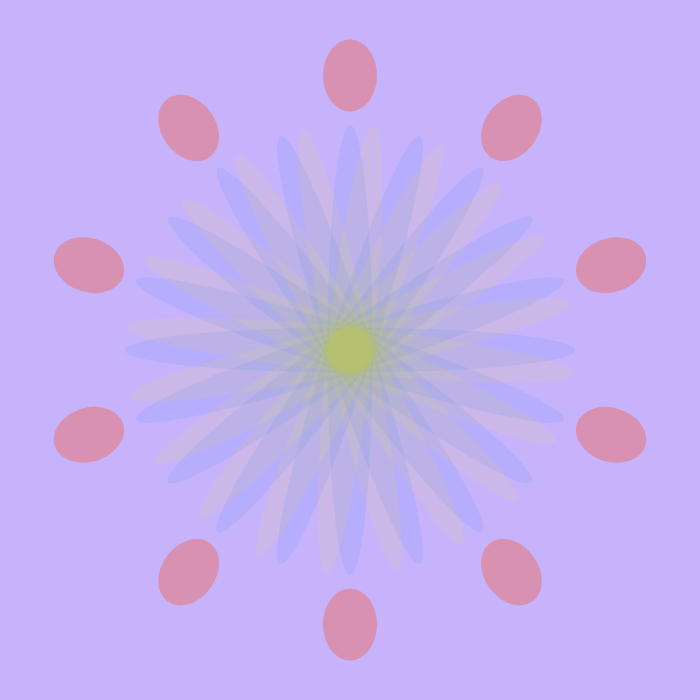
Frame 1 (no input)
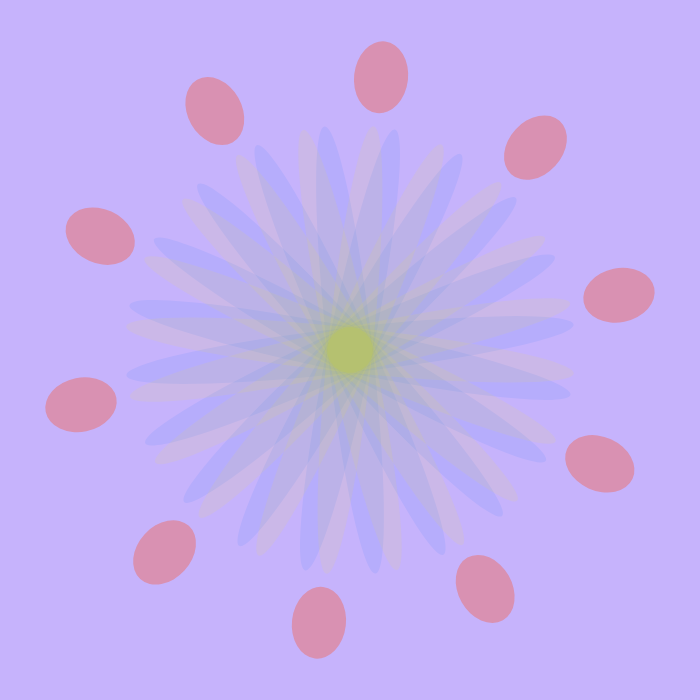
Frame 60 (no input)
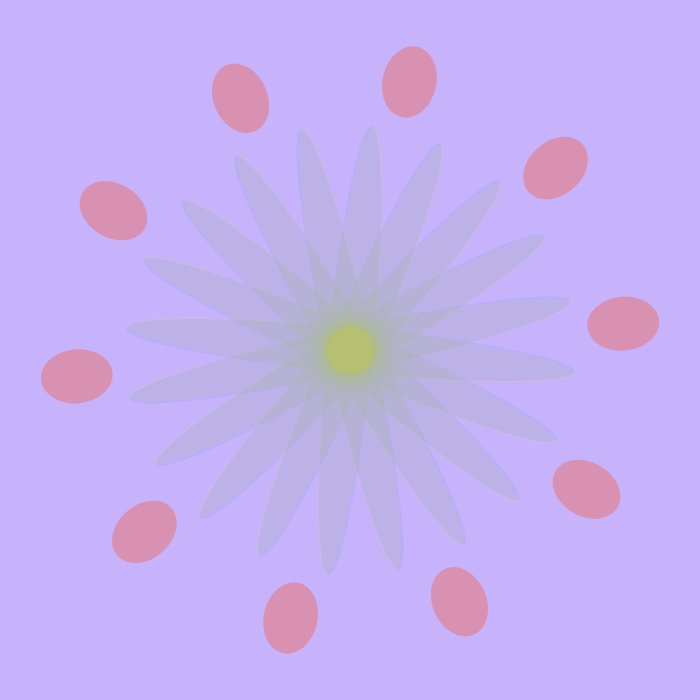
Frame 120 (the mouse pressed at the canvas centre since frame 60)

The p5.js sketch that drew these frames (run headless with seeded random() and noise() and a simulated clock; from frame 60 on, the mouse is pressed at the canvas centre):

// p5.js sketch
// ── sketch.js
let mid = {};
let colors = {};
function setup() {
  //960,720;
  createCanvas(700, 700);
  mid = {
    x: width / 2,
    y: height / 2
  };
  //noLoop();
  setupSeed();
  colors.macaroniAndCheese = color("#FFAF87");
  colors.salmon = color("#FF8E72");
  colors.pastelRed = color("#ED6A5E");
  colors.eucalyptus = color("#4CE0B3");
  colors.myrtleGreen = color("#377771");
  shadowPosition = { x: 0, y: 0 };
}
var rotation = 0;
var shadowPosition = {};
function draw() {
  const bg = color("#C6B3FC");
  background(bg);
  let c = {};

  noStroke();
  //push();
  // blendMode(BURN);
  // shadowPosition.x = shadowPosition.x + 1;
  // translate(shadowPosition.x, shadowPosition.y);
  // rotate(radians(45));
  // c = color("#232528");

  // fill(c);
  // rect(0, 0, 900, 100);
  // pop();

  translate(mid.x, mid.y);
  scale(0.9);

  push();
  rotate(radians(-1 * rotation));
  c = color(colors.pastelRed);
  c.setAlpha(120);
  fill(c);
  for (var i = 0; i < 10; i++) {
    ellipse(0, 305, 60, 80);
    rotate(PI / 5);
  }
  pop();

  push();
  blendMode(MULTIPLY);
  rotate(radians(rotation));
  c = color("#009FFD");
  c.setAlpha(20);
  fill(c);
  for (var i = 0; i < 10; i++) {
    ellipse(0, 0, 500, 50);
    rotate(PI / 10);
  }
  pop();

  push();
  c = color(color("#FFEE00"));
  //c = color("#fff");
  c.setAlpha(20);
  fill(c);
  rotate(PI * 0.0333);
  for (var i = 0; i < 10; i++) {
    ellipse(0, 0, 500, 50);
    rotate(PI / 10);
  }
  pop();
  rotation += 0.5;
  if (rotation > 360) {
    rotation = 0;
  }
}
function setupSeed() {
  const fromLocation = new URL(document.location).searchParams.get("seed");
  if (fromLocation) {
    window.seed = parseFloat(fromLocation);
  } else {
    window.seed = ceil(random(0, 1000000));
  }
  console.log(window.seed);
  randomSeed(window.seed);
}
function randomFromArray(arr) {
  const i = Math.floor(random(0, arr.length));
  return arr[i];
}
